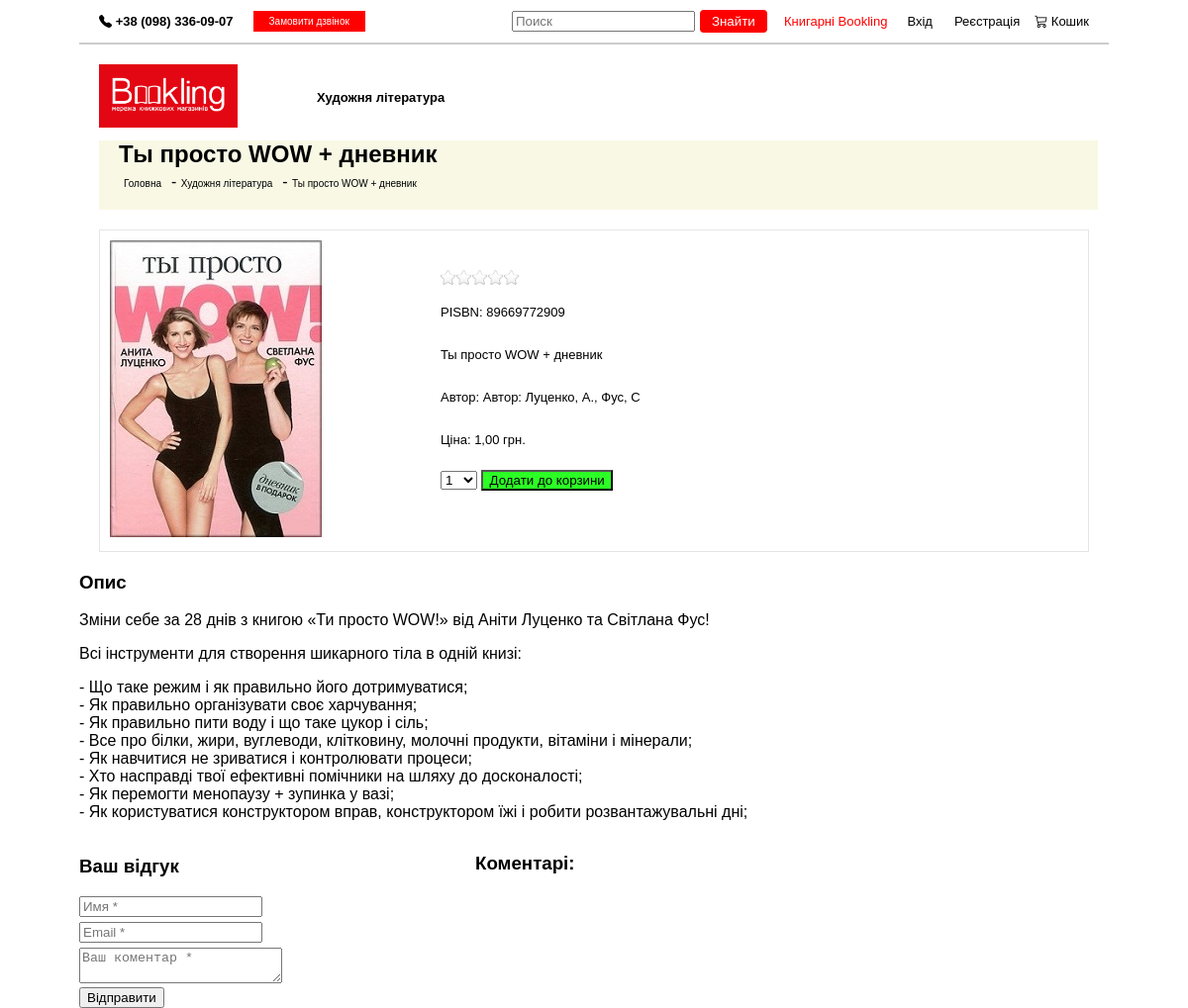
/detail_book/ty-prosto-wow-dnevnik/, run on the app's committed database.
### bookstore_app/models.py (models this page shows, shortened)
class Category(models.Model):
    name = models.CharField(max_length=200)
    url = models.SlugField(max_length=200, unique=True)
    class Meta:
        verbose_name = 'Категория'
        verbose_name_plural = 'Категории'
    def get_absolute_url(self):
        return reverse('category', kwargs={'cat_slug' : self.url})

class Books(models.Model):
    name = models.CharField(max_length=200)
    image = models.ImageField(upload_to='Books_photo/%Y/%m/%d')
    code = models.IntegerField()
    price = models.DecimalField(max_digits=10, decimal_places=2)
    description = models.TextField()
    draft = models.BooleanField(default=False)
    auhtor = models.ManyToManyField(Author, related_name='book_author')
    category = models.ForeignKey(Category, on_delete=models.SET_NULL, null=True)
    url = models.SlugField(max_length=200, unique=True)
    class Meta:
        verbose_name = 'Книга'
        verbose_name_plural = 'Книги'

class Author(models.Model):
    name = models.CharField(max_length=150)
    class Meta:
        verbose_name = 'Автор'
        verbose_name_plural = 'Авторы'

### bookstore_app/views.py (the view)
# urls.py: path('detail_book/<slug:slug>/', views.BooksDetailView.as_view(), name='detail_book'),
class BooksDetailView(Mixin, DetailView):
    model = Books
    slug_field = 'url'

### bookstore_app/forms.py
class RatingForm(forms.ModelForm):
    star = forms.ModelChoiceField(
        queryset=RatingsStar.objects.all(), widget=forms.RadioSelect(),
        empty_label=None
    )
    class Meta:
        model = Reting
        fields = ('star',)

### cart/forms.py
class CartAddBookForm(forms.Form):
    quantity = forms.TypedChoiceField(
        choices=BOOK_QUANTITY_CHOICES,
        coerce=int,
        label=False
    )
    update = forms.BooleanField(
        required=False,
        initial=False,
        widget=forms.HiddenInput
    )

### bookstore_app/models.py (called while the page is built)
    def __str__(self):
        return f'{self.value}'

### bookstore_app/views.py (called while the page is built)
    def get_context_data(self,*args, **kwargs):
        context = super().get_context_data(*args, **kwargs)
        context["categories"] = Category.objects.all()
        context['star_form'] = RatingForm()
        context['cart_book_form'] = CartAddBookForm()
        return context

### bookstore_app/templates/bookstore_app/books_detail.html (shortened to what this page needs)
{% extends 'bookstore_app/base.html' %}
{% load static %}
{% block content %}
<div class="block-detail-name">
    <div class="detail-name">
        <h2>{{ books.name }}</h2>
        <ul class="list-info">
            <li><a href="{% url 'main' %}">Головна</a></li>-
            <li><a href="{% url 'category' books.category.url %}">{{ books.category.name }}</a></li>-
            <li>{{ books.name }}</li>
        </ul>
    </div>
</div>
<div class="book-content">
    <div class="book-image">
        <img src="{{ books.image.url }}" alt="book-image">
    </div>
    <div class="book-description">
        <form action="{% url 'add-rating' %}" method="post" name="rating">
            <span class="rating">
                {% for k, v in star_form.fields.star.choices %}
                <label for="rating{{ v }}"></label>
                {% endfor %}
            </span>
        </form>
        <p>РISBN: {{ books.code }}</p><br>
        <p>{{ books.name }}</p><br>
        {% for author in books.auhtor.all %}
        <p>Автор: {{ author.name }}</p><br>
        {% endfor %}
        <p>Ціна: {{ books.price }} грн.</p><br>
        <form action="{% url 'cart:cart_add' books.id %}" method="post">
            {{ cart_book_form }}
            <button type="submit">Додати до корзини</button>
        </form>
    </div>
</div>
<div>
    <h3>Опис</h3>
    {{ books.description | linebreaks }}
</div>
<div class="comments">
    <form action="{% url 'comments' books.id %}" method="post">
        <h3>Ваш відгук</h3>
        <div class="input-txt">
            <input type="text" name="name" placeholder="Имя *">
        </div>
        <div class="input-email">
            <input type="email" name="email" placeholder="Email *">
            <div class="text-user">
                <textarea name="text" id="" cols="23" rows="" placeholder="Ваш коментар *"></textarea>
            </div>
        </div>
        <div class="button">
            <button type="submit" class="button">Відправити</button>
        </div>
    </form>
    <div class="comments-user">
        <h3>Коментарі:</h3>
    </div>
</div>
{% endblock %}

### bookstore_app/templates/bookstore_app/base.html (shortened to what this page needs)
{% load static %}
<!DOCTYPE html>
<html lang="ua">
<head>
    <link rel="stylesheet" href="https://cdn.jsdelivr.net/npm/bootstrap-icons@1.10.3/font/bootstrap-icons.css">
    <link rel="stylesheet" href="{% static 'bookstore_app/css/base.css' %}">
</head>
<body>
    <header>
        <div class="header-left">
            <span><i class="bi bi-telephone-fill"></i> <b>+38 (098) 336-09-07</b></span>
            <a href="{% url 'callback_me:callback' %}"><button class="call-button">Замовити дзвінок</button></a>
        </div>
        <div class="header-center">
            <form class="search-form" action="{% url 'search' %}" method="get">
                <input type="search" name="search" placeholder="Поиск">
                <button type="submit">Знайти</button>
            </form>
        </div>
        <div class="header-right">
            <span class="search-map">Книгарні Bookling</span>
            {% if user.is_authenticated %}
            <span>{{ user.username }}</span>
            <a href="{% url 'account_logout' %}" class="logout-link">Вихід</a>
            {% else %}
            <a href="{% url 'account_login' %}" class="logout-link">Вхід</a>
            <a href="{% url 'account_signup' %}" class="registration-link">Реєстрація</a>
            {% endif %}
            <a href="{% url 'cart:cart_detail' %}" class="cart"><i class="bi bi-cart3"></i>
                Кошик
            </a>
        </div>
    </header>
    <div class="block_category">
        <div class="logo-company">
            <a href="{% url 'main' %}">
                <img src="{% static 'bookstore_app/img/original_2_01.png' %}" alt="logo_kompany">
            </a>
        </div>
        <ul class="categories">
            {% for cat in categories %}
            <li><b><a href="{{ cat.get_absolute_url }}">{{ cat.name }}</a></b></li>
            {% endfor %}
        </ul>
    </div>
    {% block content %}
    {% endblock %}
</body>
</html>

### static/bookstore_app/css/base.css (style rules this page uses)
body { margin: 0 80px; padding: 0; font-family: Arial, sans-serif; }
header { display: flex; justify-content: space-between; align-items: center; padding: 5px 20px; border-bottom: 2px solid #ccc; }
.header-left { display: flex; align-items: center; }
.header-left span { margin-right: 20px; color: black; font-size: 13px; }
.call-button { background-color: #ff0000; color: white; border: none; padding: 5px 16px; cursor: pointer; font-size: 10px; }
.header-center { width: 50%; flex: 1; display: flex; justify-content: center; }
.search-form { width: 30%; display: flex; align-items: center; padding: 5px; }
.search-form button { margin-left: 5px; padding: 4px 12px; border-radius: 4px; border: none; outline: none; background-color: #ff0000; color: #fff; cursor: pointer; }
.header-right { display: flex; align-items: center; font-size: 13px; }
.header-right span { margin-right: 20px; }
.search-map { margin-right: 50px; color: #ff0000; }
.cart { color: #000000; text-decoration: none; }
.logout-link { color: rgb(0, 0, 0); text-decoration: none; margin-right: 15px; }
.registration-link { margin-right: 15px; padding-left: 7px; }
.block_category { display: flex; align-items: center; padding: 20px 20px; }
.logo-company { display: flex; align-items: center; }
.logo-company img { width: 140px; height: auto; margin-right: 10px; }
.categories { list-style: none; display: flex; gap: 70px; margin-left: 30px; }
.categories li, a { font-size: 13px; text-decoration: none; color: #000000; }
.block-detail-name { width: 97%; height: 70px; background-color: #f8f8e5; margin-top: -30px; margin-left: 20px; }
.detail-name h2 { margin-left: 20px; }
.list-info { width: 70%; height: 30px; list-style: none; margin-left: -15px; margin-top: -15px; }
.list-info li { display: inline; margin-right: 10px; font-size: 10px; }
.list-info li:last-child { margin-right: 0; }
.list-info a { text-decoration: none; font-size: 10px; }
.book-content { display: flex; align-items: flex-start; margin: 20px; padding: 10px; border: 1px solid rgba(0, 0, 0, 0.1); }
.book-image { margin-right: 20px; }
.book-image img { max-width: 250px; height: auto; }
.book-description { flex: 1; margin-left: 100px; margin-top: 30px; }
.book-description p { margin: 5px 0; }
.book-description button { background-color: #2cff25; cursor: pointer; }
.book-description p { font-size: 13px; }
.comments { display: flex; flex-direction: column; margin-bottom: 100px; }
.comments-user { margin-top: -175px; float: right; margin-left: 25em; }
.input-email, .text-user { margin-top: 5px; }
.rating { overflow: hidden; vertical-align: bottom; display: inline-block; width: 80px; height: 30px; }
.rating > label { position: relative; display: block; float: right; background: url("../img/star-off.png"); background-size: 16px 16px; width: 16px; height: 16px; }
.rating > label:before { display: block; opacity: 0; content: ""; width: 16px; height: 16px; background: url("../img/star-on.png"); background-size: 16px 16px; transition: opacity 0.2s linear; }

### data on the page
Category: name "Художня література"
Books: name "Ты просто WOW + дневник", category.name "Художня література", image (picture), code "89669772909", price "1,00", description "Зміни себе за 28 днів з книгою «Ти просто WOW!» від Аніти Луценко та Світлана Фус! Всі інструменти для створення шикарного тіла в одній книзі: - Що таке режим і як правильно його дотримуватися; - Як правильно організувати своє харчування; - Як правильно пити воду і що таке цукор і сіль; - Все про білки, жири, вуглеводи, клітковину, молочні продукти, вітаміни і мінерали; - Як навчитися не зриватися і контролювати процеси; - Хто насправді твої ефективні помічники на шляху до досконалості; - Як перемогти менопаузу + зупинка у вазі; - Як користуватися конструктором вправ, конструктором їжі і робити розвантажувальні дні;"
Author: name "Автор: Луценко, А., Фус, С"
